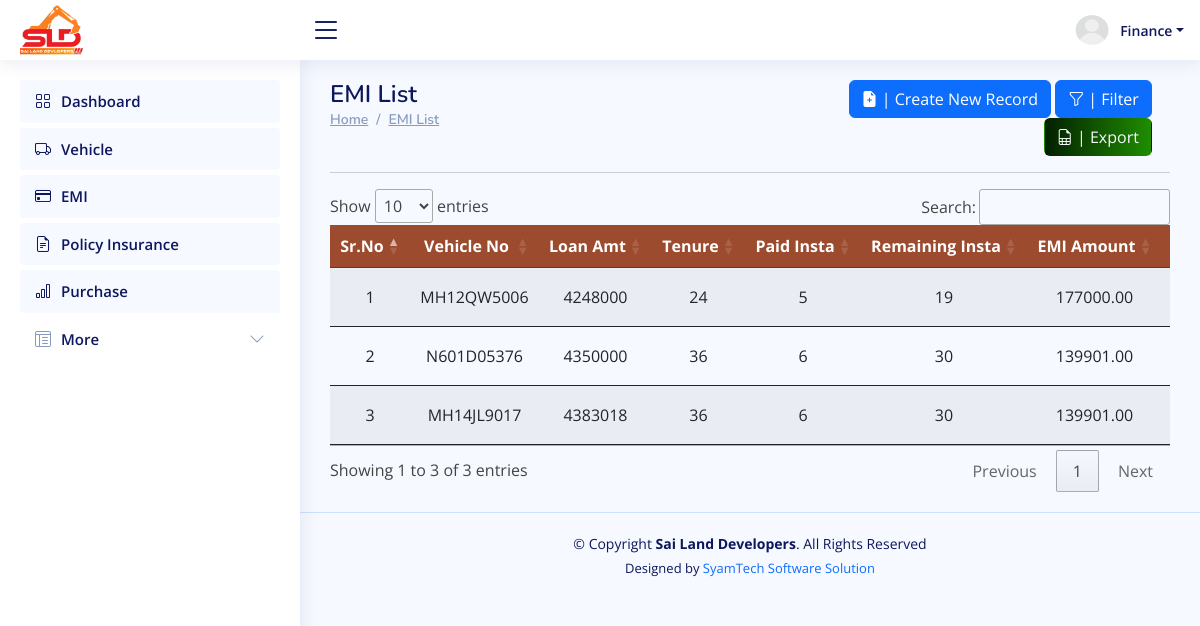
Page /finance/emi_list/ (signed in) on the earlier database version.
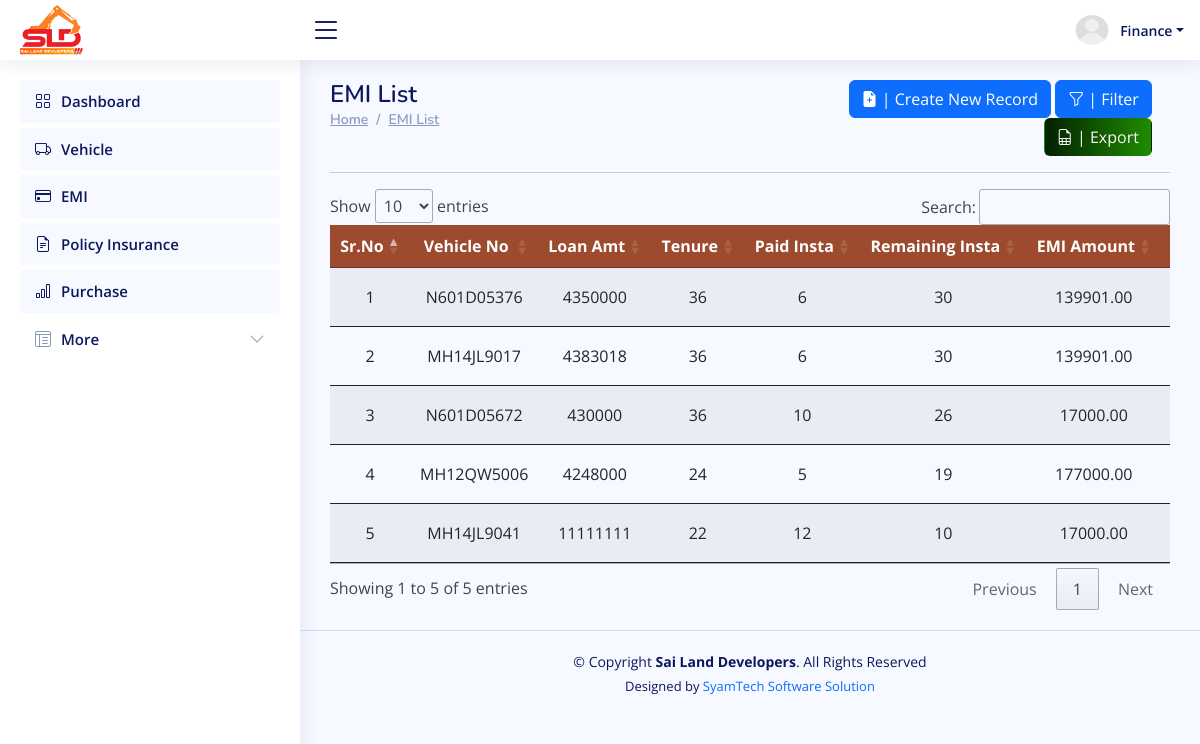
Same page on the later database version.
### ERP_Admin/models.py (models this page shows, shortened)
class EMI(models.Model):
    vehicle = models.ForeignKey(Vehicle, on_delete=models.CASCADE, related_name='emis')
    finance_bank = models.ForeignKey(Finance_Bank, on_delete=models.CASCADE, related_name='emis',null=True, blank=True)
    loan_account_no=models.CharField(max_length=50,null=True)
    emi_amount = models.DecimalField(max_digits=10,default=0, decimal_places=2)
    loan_amount=models.BigIntegerField()
    total_installments = models.PositiveIntegerField(default=0)
    paid_installments = models.PositiveIntegerField(default=0)
    next_due_date = models.DateField(null=True, blank=True)
    file=models.FileField(upload_to='emi/', max_length=100)
    frequency = models.CharField( max_length=20, choices=FREQUENCY_CHOICES,  default='monthly' )
    status = models.CharField( max_length=20, choices=EMI_STATUS_CHOICES,  default='pending' )
    interest_rate = models.DecimalField(null=True, blank=True,max_digits=5, decimal_places=2, help_text='Interest rate in percentage')
    tenure = models.PositiveIntegerField()
    @property
    def remaining_installments(self):
        return self.tenure - self.paid_installments

class Vehicle(models.Model):
    owner_name = models.CharField(max_length=50,null=True,blank=True)
    model_name = models.ForeignKey(VehicleModel, related_name='vehicle_model_name', null=True, blank=True, on_delete=models.CASCADE)
    vehicle_number = models.CharField(max_length=50, unique=True)
    status=models.CharField(max_length=50, default='active', choices=VEHICLE_STATUS)
    def __str__(self):
        return f"{self.model_name.model_name} ({self.vehicle_number[:-5]} {self.vehicle_number[-4:]})"

### ERP_Finance/views.py (the view)
# urls.py: path('emi_list/', views.emi_list, name='finance_emi_list'),
@finance_required
def emi_list(request):
    emi=EMI.objects.select_related('vehicle').order_by('next_due_date')
    filter = EMIFilter(request.GET, queryset=emi)
    filtered_data = filter.qs  # Filtered queryset
    form=EMIForm()
    context={
        'form':form,
        'emi':filtered_data,
        'filter':filter,
    }
    return render(request, 'finance_emi_list.html',context)

### ERP_Finance/forms.py (shortened to what this page needs)
class EMIForm(forms.ModelForm):
    class Meta:
        model = EMI
        fields = ['vehicle', 'finance_bank','loan_account_no','next_due_date', 'loan_amount','emi_amount','tenure', 'paid_installments', 'file','frequency','status']
        widgets = {
            'next_due_date': forms.DateInput(attrs={'type': 'date'}),
            'loan_amount': forms.NumberInput(attrs={'placeholder': 'Enter Loan Amount'}),
            'total_installments': forms.NumberInput(attrs={'placeholder': 'Total Installments'}),
            'paid_installments': forms.NumberInput(attrs={'placeholder': 'Paid Installments'}),
            'file': forms.ClearableFileInput(attrs={'class': 'form-control'}),
        }

### ERP_Admin/models.py (called while the page is built)
    def __str__(self):
        return self.username

### ERP_Finance/views.py (called while the page is built)
def finance_required(function):
    @wraps(function)
    def _wrapped_view(request, *args, **kwargs):
        if not request.user.is_authenticated:
            return redirect('/login')  # Redirect to login if not logged in
        if not request.user.is_finance:
            return redirect('/login')  # Redirect to login if user is not in Finance role
        return function(request, *args, **kwargs)
    return _wrapped_view

### ERP_Finance/templates/finance_emi_list.html (shortened to what the changed rows need)
{% extends "finance_base.html" %}
{% load crispy_forms_tags %}
{% block content %}
<main id="main" class="main">
        <div class="row">
            <div class="col-sm-6">
                <div class="pagetitle">
                    <h1>EMI List</h1>
                </div>
            </div>
        </div>
        <section class="section dashboard">
            <div class="row">
                <div class="col-lg-12">
                    <div class="row">
                        <div class="container" style=" overflow:scroll;">
                            <table id="emi_table" class="table table-striped" style="overflow: scroll; width: 100%; min-width: max-content" >
                                <thead>
                                    <tr style="background:#9c4b2e;">
                                        <th scope="col" class="text-center text-white">Sr.No</th>
                                        <th scope="col" class="text-center text-white">Vehicle No</th>
                                        <th scope="col" class="text-center text-white">Loan Amt</th>
                                        <th scope="col" class="text-center text-white">Tenure</th>
                                        <th scope="col" class="text-center text-white">Paid Insta</th>
                                        <th scope="col" class="text-center text-white">Remaining Insta</th>
                                        <th scope="col" class="text-center text-white">EMI Amount</th>
                                        <th scope="col" class="text-center text-white">Next Due</th>
                                    </tr>
                                </thead>
                                <tbody>
                                    {% if emi %}
                                    {% for r in emi %}
                                    <tr>
                                        <td class="text-center">{{ forloop.counter }}</td>
                                        <td class="text-center">{{ r.vehicle.vehicle_number }}</td>
                                        <td class="text-center">{{ r.loan_amount }}</td>
                                        <td class="text-center">{{ r.tenure }}</td>
                                        <td class="text-center">{{ r.paid_installments }}</td>
                                        <td class="text-center">{% if r.status == "pending" %}{{ r.remaining_installments }}{% else %}---{% endif %}</td>
                                        <td class="text-center">{{ r.emi_amount }}</td>
                                        <td class="text-center">{% if r.status == "pending" %}{{ r.next_due_date|date:"d-m-Y" }}{% else %}---{% endif %}</td>
                                    </tr>
                                    {% endfor %}
                                    {% else %}
                                    <tr>
                                        <td colspan="8" class="text-center">No EMI found</td>
                                    </tr>
                                    {% endif %}
                                </tbody>
                            </table>
                        </div>
                    </div>
                </div>
            </div>
        </section>
</main>
{% endblock content %}

Differences in the rows shown:
added EMI: vehicle.vehicle_number "N601D05672", loan_amount "430000", tenure "36", paid_installments "10", remaining_installments "26", emi_amount "17000.00"
changed EMI "MH12QW5006": moves down the list
added EMI: vehicle.vehicle_number "MH14JL9041", loan_amount "11111111", tenure "22", paid_installments "12", remaining_installments "10", emi_amount "17000.00"
Other differences:
text written by a page script: "Show entries Search: Showing 1 to 3 of 3 entries Previous 1 Next" → "Show entries Search: Showing 1 to 5 of 5 entries Previous 1 Next"
